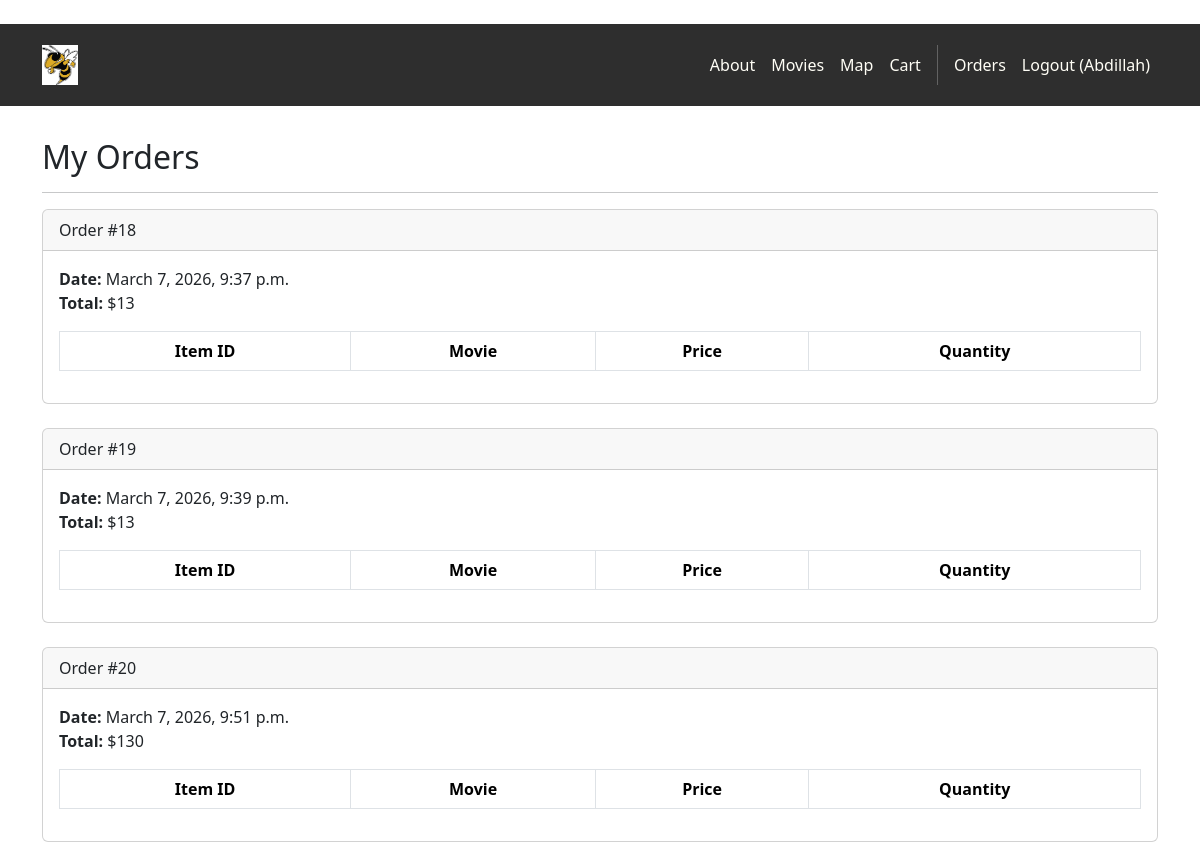
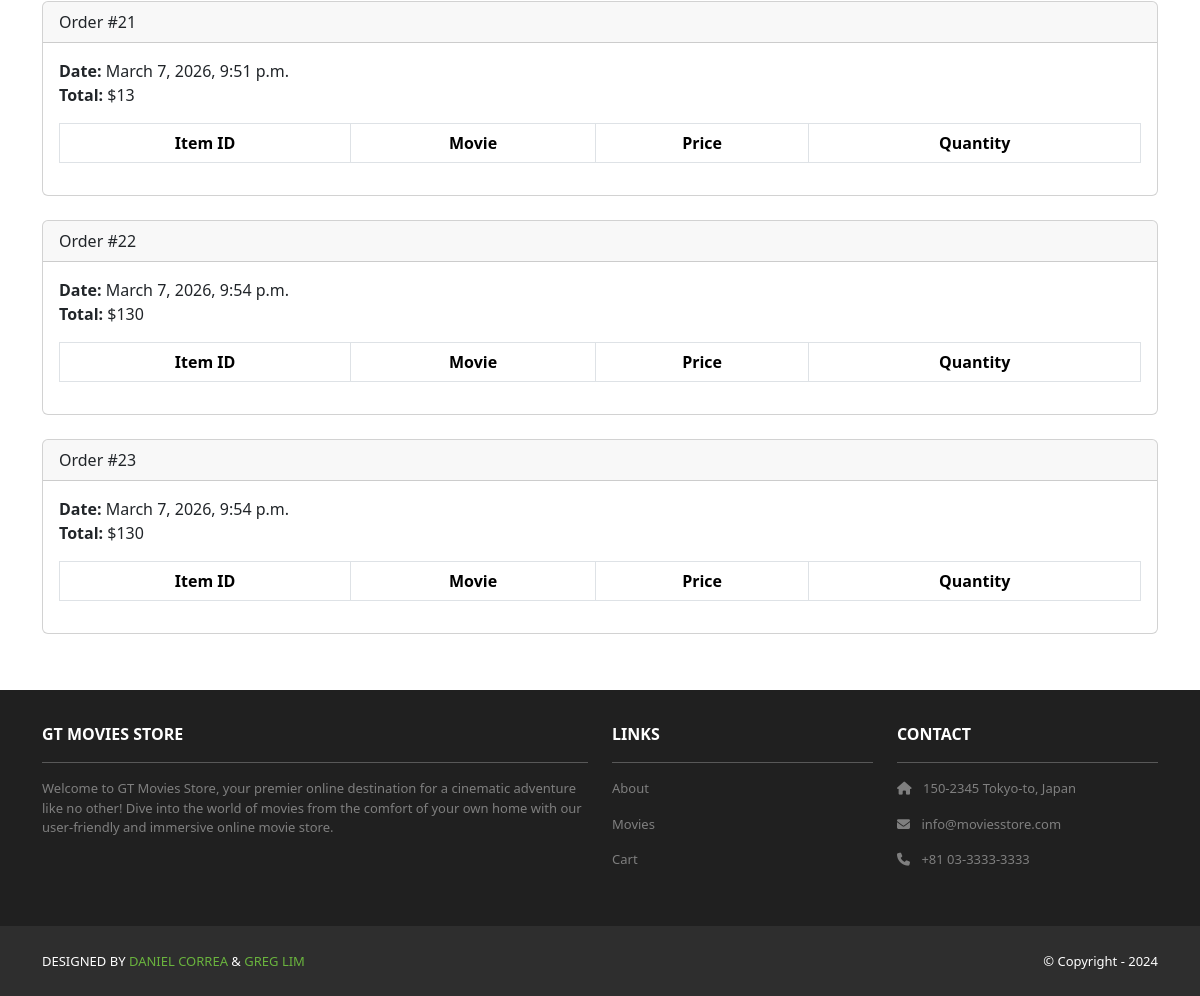
Screenshot of /accounts/orders/ (signed in) with the database file from the repository (2 pictures, top to bottom).
### cart/models.py (models this page shows, shortened)
class Order(models.Model):
    id = models.AutoField(primary_key=True)
    total = models.IntegerField()
    date = models.DateTimeField(auto_now_add=True)
    user = models.ForeignKey(User, on_delete=models.CASCADE)

### accounts/views.py (the view)
# urls.py: path('orders/', views.orders, name='accounts.orders'),
@login_required
def orders(request):
    template_data = {}
    template_data['title'] = 'Orders'
    template_data['orders'] = request.user.order_set.all()
    return render(request, 'accounts/orders.html', {'template_data': template_data})

### accounts/templates/accounts/orders.html (shortened to what this page needs)
{% extends 'base.html' %}
{% block content %}
<div class="p-3">
    <div class="container">
        <div class="row mt-3">
            <div class="col mx-auto mb-3">
                <h2>My Orders</h2>
                <hr />
                {% for order in template_data.orders %}
                <div class="card mb-4">
                    <div class="card-header"> Order #{{ order.id }}</div>
                    <div class="card-body">
                        <b>Date:</b> {{ order.date }}<br />
                        <b>Total:</b> ${{ order.total }}<br />
                        <table class="table table-bordered table-striped text-center mt-3">
                            <thead>
                            <tr>
                                <th scope="col">Item ID</th>
                                <th scope="col">Movie</th>
                                <th scope="col">Price</th>
                                <th scope="col">Quantity</th>
                            </tr>
                            </thead>
                        </table>
                    </div>
                </div>
                {% endfor %}
            </div>
        </div>
    </div>
</div>
{% endblock content %}

### moviesstore/templates/base.html (shortened to what this page needs)
﻿<!DOCTYPE html>
<html>
{% load static %}
<head>
    <link href="https://cdn.jsdelivr.net/npm/bootstrap@5.3.3/dist/css/bootstrap.min.css" rel="stylesheet">
    <link rel="stylesheet" href="https://cdnjs.cloudflare.com/ajax/libs/font-awesome/6.1.1/css/all.min.css">
    <link rel="stylesheet" type="text/css" href="{% static 'css/style.css' %}">
</head>
<body>
    <nav class="p-3 navbar navbar-dark bg-dark navbar-expand-lg">
        <div class="container">
            <a class="navbar-brand" href="{% url 'home.index' %}">
                <img src="{% static 'img/logo.jpg' %}" alt="logo" height="40" />
            </a>
            <div class="collapse navbar-collapse" id="navbarNavAltMarkup">
                <div class="navbar-nav ms-auto navbar-ml">
                    <a class="nav-link" href="{% url 'home.about' %}">About</a>
                    <a class="nav-link" href="{% url 'movies.index' %}">Movies</a>
                    <a class="nav-link" href="{% url 'movies.map' %}">Map</a>
                    <a class="nav-link" href="{% url 'cart.index' %}">Cart</a>
                    {% if user.is_authenticated %}
                    <a class="nav-link" href="{% url 'accounts.orders' %}">Orders</a>
                    <a class="nav-link" href="{% url 'accounts.logout' %}">Logout ({{ user.username }})</a>
                    {% else %}
                    <a class="nav-link" href="{% url 'accounts.login' %}">Login</a>
                    <a class="nav-link" href="{% url 'accounts.signup' %}">
                        Sign Up
                    </a>
                    {% endif %}
                </div>
            </div>
        </div>
    </nav>
    <div>
        {% block content %} {% endblock content %}
    </div>
    <section class="p-3 ms-footer d-none d-md-block">
        <div class="container">
            <div class="row mt-3 text-white">
                <div class="col-md-6 col-lg-6 col-xl-6 mx-auto mb-4">
                    <b>GT MOVIES STORE</b>
                    <hr />
                    <p>Welcome to GT Movies Store, your premier online destination for a cinematic adventure like no other! Dive into the world of movies from the comfort of your own home with our user-friendly and immersive online movie store.</p>
                </div>
                <div class="col-md-3 col-lg-3 col-xl-3 mx-auto mb-4">
                    <b>LINKS</b>
                    <hr />
                    <p><a class="nav-link" href="{% url 'home.about' %}">About</a></p>
                    <p><a class="nav-link" href="{% url 'movies.index' %}">Movies</a></p>
                    <p><a class="nav-link" href="{% url 'cart.index' %}">Cart</a></p>
                </div>
                <div class="col-md-3 col-lg-3 col-xl-3 mx-auto mb-4">
                    <b>CONTACT</b>
                    <hr />
                    <p><i class="fas fa-home me-2"></i> 150-2345 Tokyo-to, Japan</p>
                    <p><i class="fas fa-envelope me-2"></i> info@moviesstore.com</p>
                    <p><i class="fas fa-phone me-2"></i> +81 03-3333-3333</p>
                </div>
            </div>
        </div>
    </section>
    <section class="p-3 ms-footer-bottom bg-dark">
        <div class="container d-flex justify-content-between">
            <div class="me-5 text-white">
                <span>DESIGNED BY <a href="https://www.x.com/danielgarax" target="_blank">DANIEL CORREA</a> &
            <a href="https://www.x.com/greglim81" target="_blank">GREG LIM</a>
          </span>
            </div>
            <div class="text-white">
                <span>&copy; Copyright - 2024</span>
            </div>
        </div>
    </section>
</body>
</html>

### moviesstore/static/css/style.css (style rules this page uses)
.navbar a.nav-link { color: #FFFEF6 !important; }
.bg-dark { background-color: #2E2E2E !important; }
.ms-footer { background-color: #202020; }
.ms-footer p { color: #7F7F7F; font-size: 13px; }
.ms-footer-bottom span { font-size: 13px; line-height: 38px; }
.ms-footer-bottom a { color: #6ab43e; text-decoration: none; }

### rows the page displays
Order: id "18", date "March 7, 2026, 9:37 p.m.", total "13"
Order: id "19", date "March 7, 2026, 9:39 p.m.", total "13"
Order: id "20", date "March 7, 2026, 9:51 p.m.", total "130"
Order: id "21", date "March 7, 2026, 9:51 p.m.", total "13"
Order: id "22", date "March 7, 2026, 9:54 p.m.", total "130"
Order: id "23", date "March 7, 2026, 9:54 p.m.", total "130"

### other values shown
{{ user.username }} "Abdillah"
